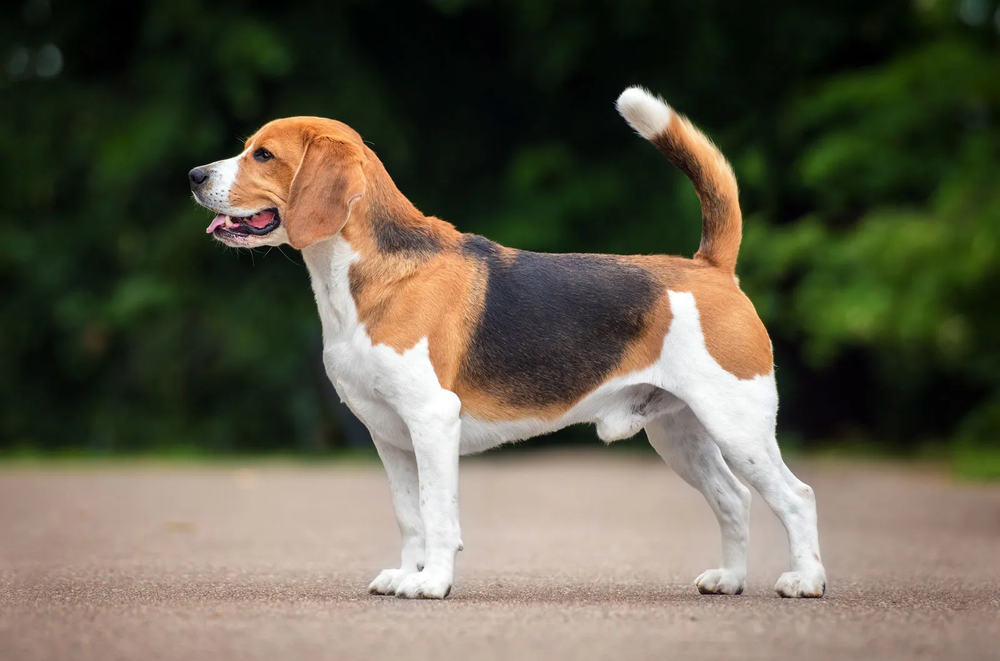
#> input picture 29 October (CNN)/beagle-hound-dog.png, 1000 x 661 px, shrunk from 1600 x 1057 before the run, found by its file name
$ jupyter execute CH3_Example_Kernel_29_10_25.ipynb
#> lines starting #> are read from the running program, lines starting #| are printed output that depends on the picture
[cell 1]
import numpy as np # to create array 2 dimensional (Matrix)
import cv2 # To read image - OpenCV python
import matplotlib.pyplot as plt
import os

[cell 2]
img = cv2.imread('/content/beagle-hound-dog.png', cv2.IMREAD_GRAYSCALE)
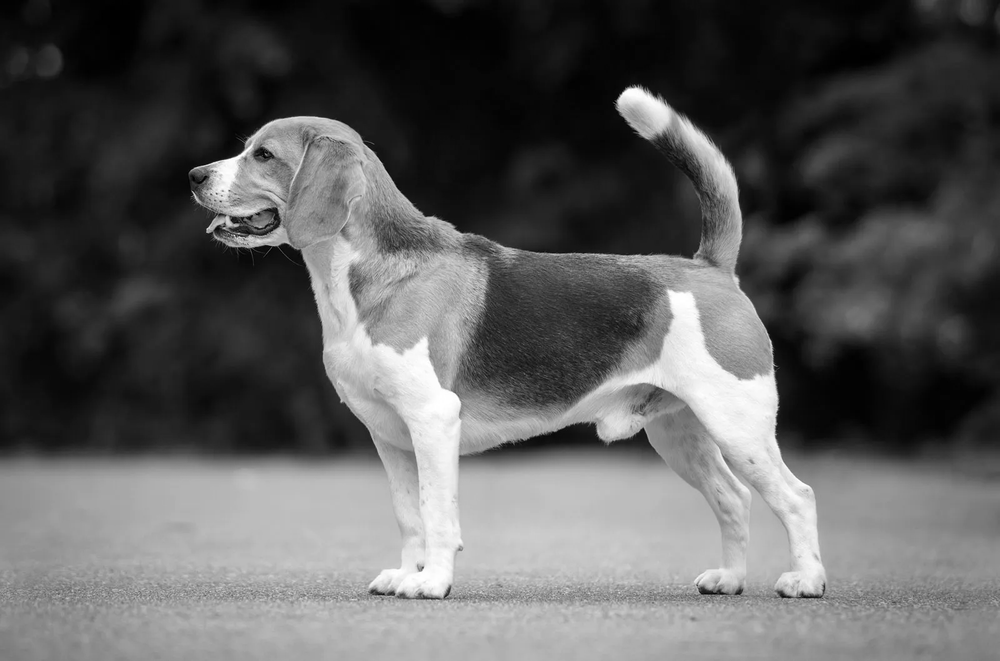
#> img: shape (661, 1000); min 0, max 255, mean 91.6

https://setosa.io/ev/image-kernels/

[cell 3]
# numpy to create a matrix
#kernel = np.array([
 #   [-2, -1, 0],
  #  [-1,1,1],
   # [0, 1, 2]
   # ])

[cell 4]
kernel = np.array([
    [-1, 0, 1],
    [-2, 0, 2],
    [-1, 0, 1],
])

[cell 5]
# Sharpen filter

kernel = np.array([
    [0, -1, 0],
    [-1, 5, -1],
    [0, -1, 0],
])

[cell 6]
# CV2 is to import OpenCV image processing library
edges = cv2.filter2D(img, -1, kernel)

[cell 7]
# matplot lib is to draw
plt.figure(figsize=(10, 10))
plt.subplot(1, 2, 1)
plt.imshow(img, cmap='gray')
plt.title('Original Image')
plt.axis('off')

plt.subplot(1, 2, 2)
plt.imshow(edges, cmap='gray')
plt.title('Sharpen')
plt.axis('off')

plt.tight_layout()
plt.show()
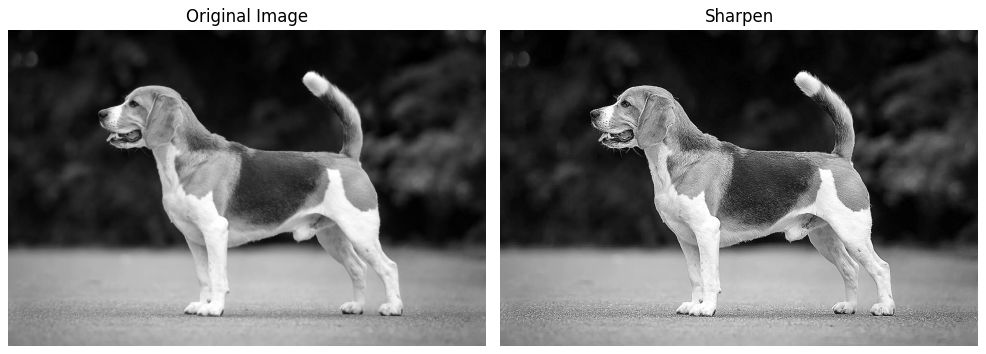
#> figure drawn by matplotlib, 2 panels
